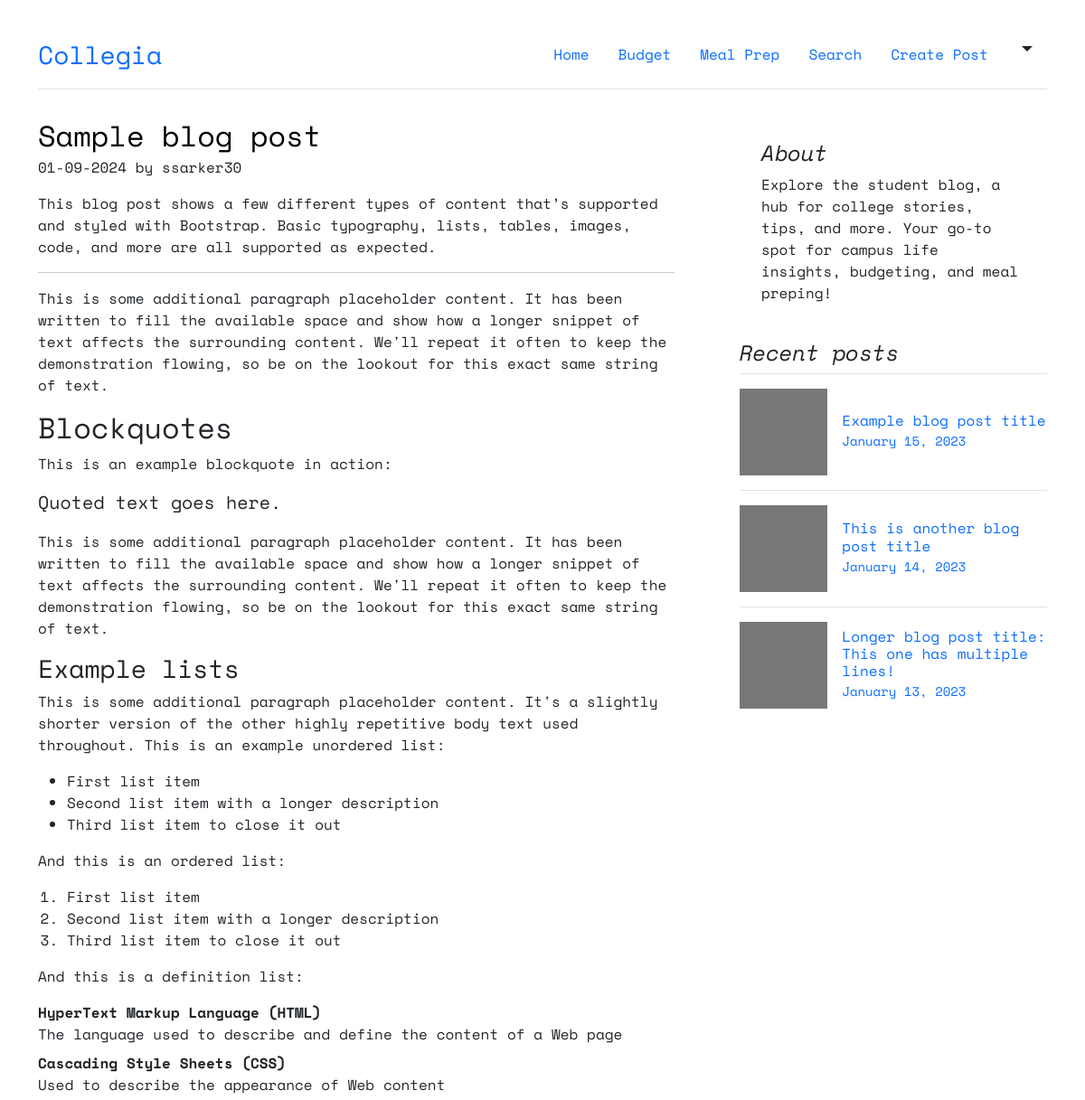
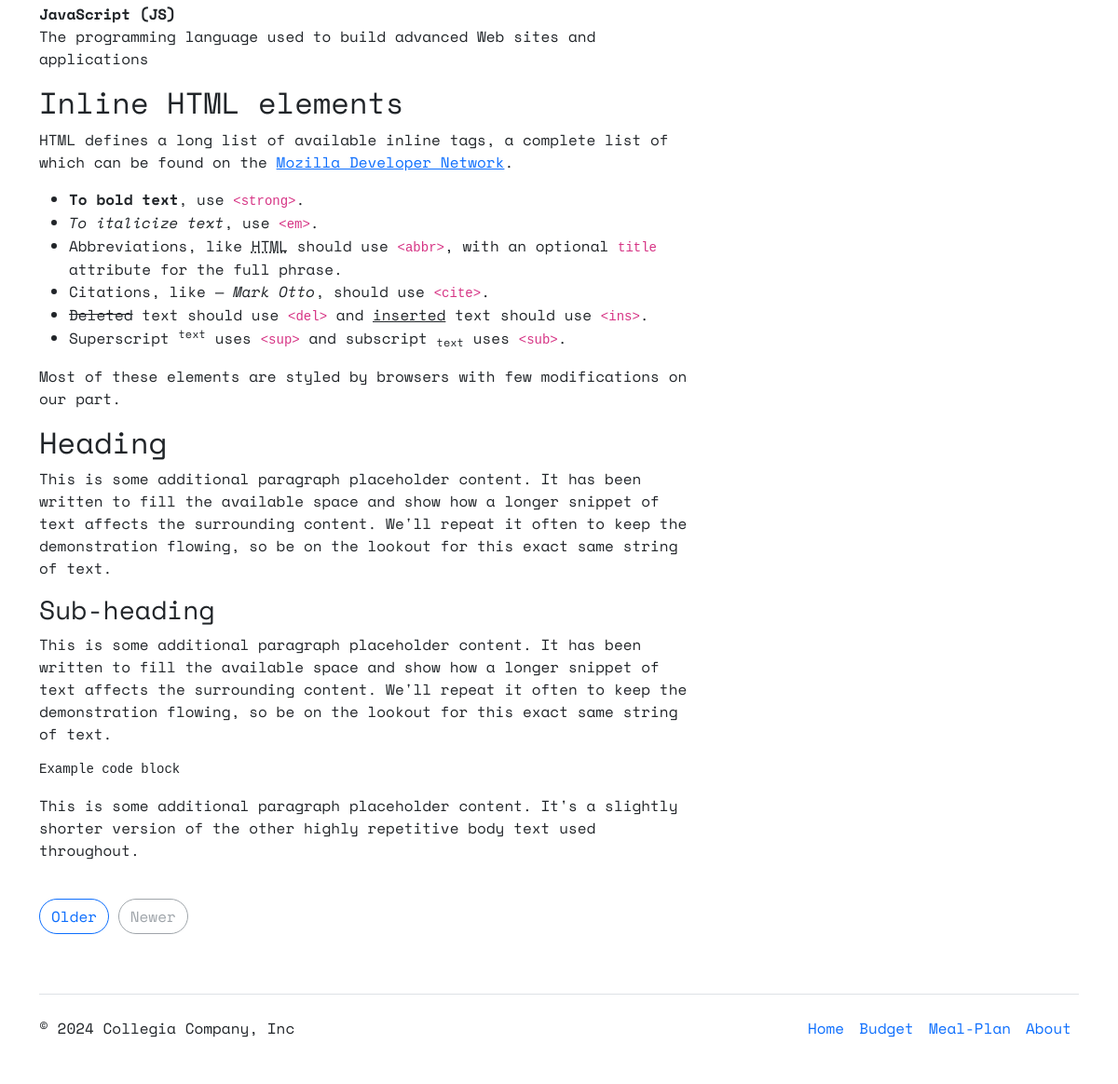
Page / (signed in) on the committed database (2 pictures, top to bottom).
### core/models.py (models this page shows, shortened)
class Post(models.Model):
  title = models.CharField(max_length=100)
  content = models.TextField()
  date_posted = models.DateTimeField(default=timezone.now)
  author = models.ForeignKey(User, on_delete=models.CASCADE)

### core/views.py (the view)
# urls.py: path('', PostListView.as_view(), name='home'),
class PostListView(ListView):
  model = Post
  template_name = 'core/home.html'
  context_object_name = 'posts'
  ordering = ['-date_posted']

### core/templates/core/home.html
{% extends "core/base.html" %}
{% block content %}
<div class="row g-5" style="margin-bottom: 4em;">
  <div class="col-md-8" style="padding-right: 3em;">
    {% for post in posts %}
    <article class="blog-post">
      <h2 class="display-5 link-body-emphasis mb-1 " style="font-size: 2em;"><a href="{% url 'detail' post.id %}" style="text-decoration: none; color: black;">{{ post.title }}</a></h2>
      <p class="blog-post-meta">{{ post.date_posted|date:"m-d-Y" }} by {{ post.author }}</p>
      <p>{{ post.content|safe }}</p>
    </article>
    <br>
    {% endfor %}
    <nav class="blog-pagination" aria-label="Pagination">
      <a class="btn btn-outline-primary rounded-pill" href="#">Older</a>
      <a class="btn btn-outline-secondary rounded-pill disabled" aria-disabled="true">Newer</a>
    </nav>
  </div>
  <div class="col-md-4">
    <div class="position-sticky" style="top: 2rem;">
      <div class="p-4 mb-3 bg-body-tertiary rounded">
        <h4 class="fst-italic">About</h4>
        <p class="mb-0">Explore the student blog, a hub for college stories, tips, and more. Your go-to spot for campus life insights, budgeting, and meal preping!</p>
      </div>
      <div>
        <h4 class="fst-italic">Recent posts</h4>
        <ul class="list-unstyled">
          <li>
            <a class="d-flex flex-column flex-lg-row gap-3 align-items-start align-items-lg-center py-3 link-body-emphasis text-decoration-none border-top" href="#">
              <svg class="bd-placeholder-img" width="100%" height="96" xmlns="http://www.w3.org/2000/svg" aria-hidden="true" preserveAspectRatio="xMidYMid slice" focusable="false"><rect width="100%" height="100%" fill="#777"></rect></svg>
              <div class="col-lg-8">
                <h6 class="mb-0">Example blog post title</h6>
                <small class="text-body-secondary">January 15, 2023</small>
              </div>
            </a>
          </li>
          <li>
            <a class="d-flex flex-column flex-lg-row gap-3 align-items-start align-items-lg-center py-3 link-body-emphasis text-decoration-none border-top" href="#">
              <svg class="bd-placeholder-img" width="100%" height="96" xmlns="http://www.w3.org/2000/svg" aria-hidden="true" preserveAspectRatio="xMidYMid slice" focusable="false"><rect width="100%" height="100%" fill="#777"></rect></svg>
              <div class="col-lg-8">
                <h6 class="mb-0">This is another blog post title</h6>
                <small class="text-body-secondary">January 14, 2023</small>
              </div>
            </a>
          </li>
          <li>
            <a class="d-flex flex-column flex-lg-row gap-3 align-items-start align-items-lg-center py-3 link-body-emphasis text-decoration-none border-top" href="#">
              <svg class="bd-placeholder-img" width="100%" height="96" xmlns="http://www.w3.org/2000/svg" aria-hidden="true" preserveAspectRatio="xMidYMid slice" focusable="false"><rect width="100%" height="100%" fill="#777"></rect></svg>
              <div class="col-lg-8">
                <h6 class="mb-0">Longer blog post title: This one has multiple lines!</h6>
                <small class="text-body-secondary">January 13, 2023</small>
              </div>
            </a>
          </li>
        </ul>
      </div>
    </div>
  </div>
</div>
{% endblock content %}

### core/static/core/base.css (style rules this page uses)
* { font-family: 'Space Mono', monospace; }

### rows in the picture
Post: title "Sample blog post", date_posted "01-09-2024", author "ssarker30", content "This blog post shows a few different types of content that’s supported and styled with Bootstrap. Basic typography, lists, tables, images, code, and more are all supported as expected. This is some additional paragraph placeholder content. It has been written to fill the available space and show how a longer snippet of text affects the surrounding content. We'll repeat it often to keep the demonstration flowing, so be on the lookout for this exact same string of text. Blockquotes This is an example blockquote in action: Quoted text goes here. This is some additional paragraph placeholder content. It has been written to fill the available space and show how a longer snippet of text affects…"
